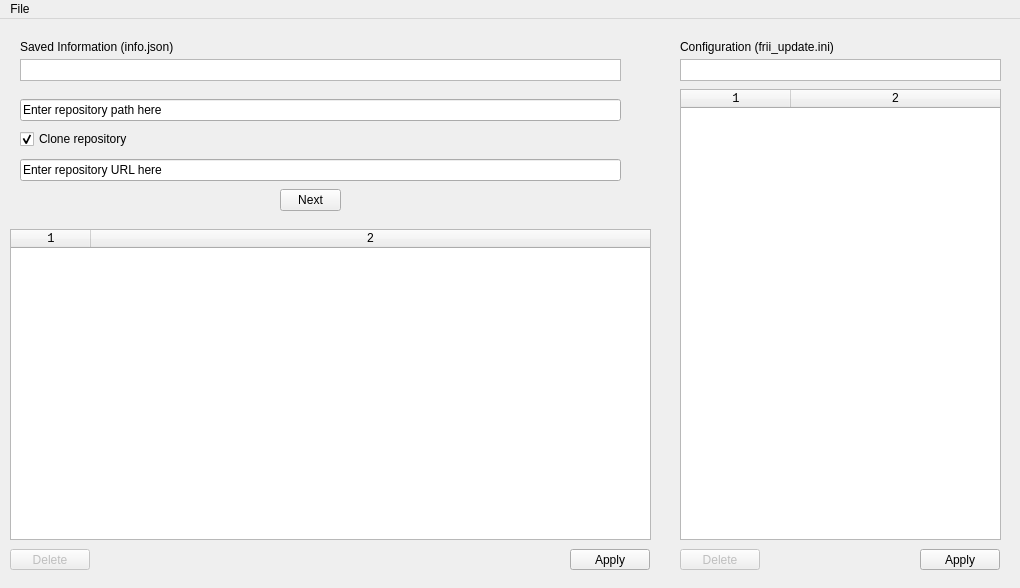
<?xml version="1.0" encoding="UTF-8"?>
<ui version="4.0">
 <class>MainWindow</class>
 <widget class="QMainWindow" name="MainWindow">
  <property name="geometry">
   <rect>
    <x>0</x>
    <y>0</y>
    <width>1020</width>
    <height>588</height>
   </rect>
  </property>
  <property name="windowTitle">
   <string>frii-config</string>
  </property>
  <widget class="QWidget" name="main_widget">
   <widget class="QWidget" name="ini_widget" native="true">
    <property name="geometry">
     <rect>
      <x>670</x>
      <y>10</y>
      <width>341</width>
      <height>551</height>
     </rect>
    </property>
    <widget class="QTableWidget" name="initable">
     <property name="enabled">
      <bool>true</bool>
     </property>
     <property name="geometry">
      <rect>
       <x>10</x>
       <y>60</y>
       <width>321</width>
       <height>451</height>
      </rect>
     </property>
     <property name="font">
      <font>
       <family>Monospace</family>
      </font>
     </property>
     <property name="editTriggers">
      <set>QAbstractItemView::DoubleClicked</set>
     </property>
     <property name="dragEnabled">
      <bool>false</bool>
     </property>
     <property name="selectionMode">
      <enum>QAbstractItemView::ExtendedSelection</enum>
     </property>
     <property name="selectionBehavior">
      <enum>QAbstractItemView::SelectRows</enum>
     </property>
     <property name="wordWrap">
      <bool>false</bool>
     </property>
     <property name="rowCount">
      <number>0</number>
     </property>
     <property name="columnCount">
      <number>2</number>
     </property>
     <attribute name="horizontalHeaderDefaultSectionSize">
      <number>110</number>
     </attribute>
     <attribute name="horizontalHeaderShowSortIndicator" stdset="0">
      <bool>false</bool>
     </attribute>
     <attribute name="horizontalHeaderStretchLastSection">
      <bool>true</bool>
     </attribute>
     <attribute name="verticalHeaderDefaultSectionSize">
      <number>21</number>
     </attribute>
     <column/>
     <column/>
    </widget>
    <widget class="QLabel" name="inilabel">
     <property name="geometry">
      <rect>
       <x>10</x>
       <y>10</y>
       <width>181</width>
       <height>16</height>
      </rect>
     </property>
     <property name="text">
      <string>Configuration (frii_update.ini)</string>
     </property>
    </widget>
    <widget class="QTextBrowser" name="inipath">
     <property name="enabled">
      <bool>true</bool>
     </property>
     <property name="geometry">
      <rect>
       <x>10</x>
       <y>30</y>
       <width>321</width>
       <height>22</height>
      </rect>
     </property>
     <property name="verticalScrollBarPolicy">
      <enum>Qt::ScrollBarAlwaysOff</enum>
     </property>
    </widget>
    <widget class="QPushButton" name="iniapply">
     <property name="enabled">
      <bool>true</bool>
     </property>
     <property name="geometry">
      <rect>
       <x>250</x>
       <y>520</y>
       <width>80</width>
       <height>21</height>
      </rect>
     </property>
     <property name="text">
      <string>Apply</string>
     </property>
    </widget>
    <widget class="QPushButton" name="inidel">
     <property name="enabled">
      <bool>false</bool>
     </property>
     <property name="geometry">
      <rect>
       <x>10</x>
       <y>520</y>
       <width>80</width>
       <height>21</height>
      </rect>
     </property>
     <property name="text">
      <string>Delete</string>
     </property>
    </widget>
   </widget>
   <widget class="QWidget" name="json_widget" native="true">
    <property name="geometry">
     <rect>
      <x>0</x>
      <y>10</y>
      <width>661</width>
      <height>551</height>
     </rect>
    </property>
    <widget class="QCheckBox" name="checkBox">
     <property name="enabled">
      <bool>true</bool>
     </property>
     <property name="geometry">
      <rect>
       <x>20</x>
       <y>100</y>
       <width>131</width>
       <height>20</height>
      </rect>
     </property>
     <property name="text">
      <string>Clone repository</string>
     </property>
     <property name="checked">
      <bool>true</bool>
     </property>
    </widget>
    <widget class="QPushButton" name="delentry">
     <property name="enabled">
      <bool>false</bool>
     </property>
     <property name="geometry">
      <rect>
       <x>10</x>
       <y>520</y>
       <width>80</width>
       <height>21</height>
      </rect>
     </property>
     <property name="text">
      <string>Delete</string>
     </property>
    </widget>
    <widget class="QLineEdit" name="remote">
     <property name="enabled">
      <bool>true</bool>
     </property>
     <property name="geometry">
      <rect>
       <x>20</x>
       <y>130</y>
       <width>601</width>
       <height>22</height>
      </rect>
     </property>
     <property name="text">
      <string>Enter repository URL here</string>
     </property>
    </widget>
    <widget class="QTextBrowser" name="textBrowser">
     <property name="enabled">
      <bool>true</bool>
     </property>
     <property name="geometry">
      <rect>
       <x>20</x>
       <y>30</y>
       <width>601</width>
       <height>22</height>
      </rect>
     </property>
     <property name="verticalScrollBarPolicy">
      <enum>Qt::ScrollBarAlwaysOff</enum>
     </property>
    </widget>
    <widget class="QPushButton" name="addButton">
     <property name="enabled">
      <bool>true</bool>
     </property>
     <property name="geometry">
      <rect>
       <x>280</x>
       <y>160</y>
       <width>61</width>
       <height>22</height>
      </rect>
     </property>
     <property name="text">
      <string>Next</string>
     </property>
    </widget>
    <widget class="QTableWidget" name="table">
     <property name="enabled">
      <bool>true</bool>
     </property>
     <property name="geometry">
      <rect>
       <x>10</x>
       <y>200</y>
       <width>641</width>
       <height>311</height>
      </rect>
     </property>
     <property name="font">
      <font>
       <family>Monospace</family>
      </font>
     </property>
     <property name="editTriggers">
      <set>QAbstractItemView::DoubleClicked</set>
     </property>
     <property name="dragEnabled">
      <bool>false</bool>
     </property>
     <property name="selectionMode">
      <enum>QAbstractItemView::ExtendedSelection</enum>
     </property>
     <property name="selectionBehavior">
      <enum>QAbstractItemView::SelectRows</enum>
     </property>
     <property name="wordWrap">
      <bool>false</bool>
     </property>
     <property name="rowCount">
      <number>0</number>
     </property>
     <property name="columnCount">
      <number>2</number>
     </property>
     <attribute name="horizontalHeaderDefaultSectionSize">
      <number>80</number>
     </attribute>
     <attribute name="horizontalHeaderShowSortIndicator" stdset="0">
      <bool>false</bool>
     </attribute>
     <attribute name="horizontalHeaderStretchLastSection">
      <bool>true</bool>
     </attribute>
     <attribute name="verticalHeaderDefaultSectionSize">
      <number>21</number>
     </attribute>
     <column/>
     <column/>
    </widget>
    <widget class="QLineEdit" name="path">
     <property name="enabled">
      <bool>true</bool>
     </property>
     <property name="geometry">
      <rect>
       <x>20</x>
       <y>70</y>
       <width>601</width>
       <height>22</height>
      </rect>
     </property>
     <property name="text">
      <string>Enter repository path here</string>
     </property>
    </widget>
    <widget class="QPushButton" name="apply">
     <property name="enabled">
      <bool>true</bool>
     </property>
     <property name="geometry">
      <rect>
       <x>570</x>
       <y>520</y>
       <width>80</width>
       <height>21</height>
      </rect>
     </property>
     <property name="text">
      <string>Apply</string>
     </property>
    </widget>
    <widget class="QLabel" name="label">
     <property name="geometry">
      <rect>
       <x>20</x>
       <y>10</y>
       <width>181</width>
       <height>16</height>
      </rect>
     </property>
     <property name="text">
      <string>Saved Information (info.json)</string>
     </property>
    </widget>
   </widget>
  </widget>
  <widget class="QMenuBar" name="menubar">
   <property name="geometry">
    <rect>
     <x>0</x>
     <y>0</y>
     <width>1020</width>
     <height>19</height>
    </rect>
   </property>
   <widget class="QMenu" name="File">
    <property name="title">
     <string>File</string>
    </property>
    <widget class="QMenu" name="menuOpen">
     <property name="title">
      <string>Open</string>
     </property>
     <addaction name="openini"/>
     <addaction name="openjson"/>
    </widget>
    <addaction name="menuOpen"/>
    <addaction name="actionSave"/>
    <addaction name="separator"/>
    <addaction name="actionExit_2"/>
   </widget>
   <addaction name="File"/>
  </widget>
  <action name="actionSave">
   <property name="text">
    <string>Save</string>
   </property>
  </action>
  <action name="actionExit">
   <property name="text">
    <string>Exit</string>
   </property>
  </action>
  <action name="actionExit_2">
   <property name="text">
    <string>Exit</string>
   </property>
  </action>
  <action name="openini">
   <property name="text">
    <string>Main config (frii_update.ini)</string>
   </property>
  </action>
  <action name="openjson">
   <property name="text">
    <string>Repository information (info.json)</string>
   </property>
  </action>
 </widget>
 <resources/>
 <connections/>
</ui>
